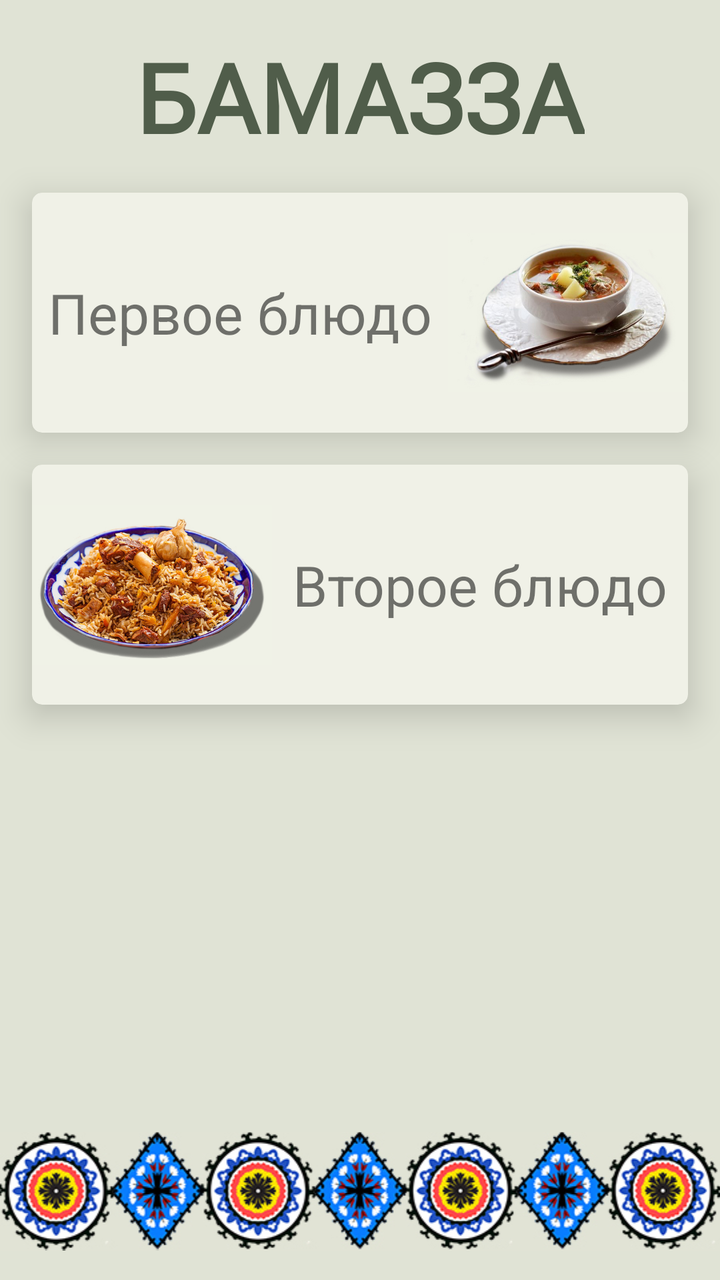
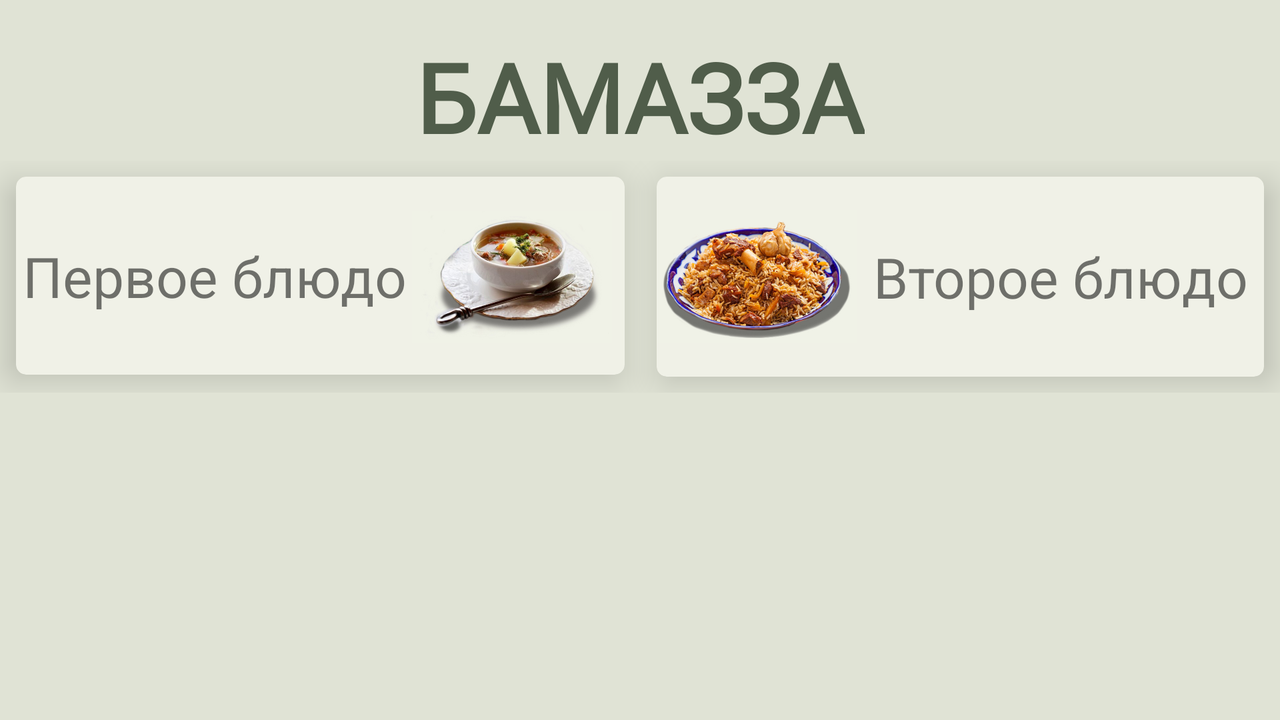

Compare how this app lays out the same screen by default and in its alternative resource folder. The renders come first, then the two layout files and the values they reference.
<!-- AndroidManifest.xml: application theme Theme.Tajik_recype -->
<!-- res/layout/fragment_start.xml -->
<?xml version="1.0" encoding="utf-8"?>
<androidx.constraintlayout.widget.ConstraintLayout xmlns:android="http://schemas.android.com/apk/res/android"
    xmlns:tools="http://schemas.android.com/tools"
    android:layout_width="match_parent"
    android:layout_height="match_parent"
    xmlns:app="http://schemas.android.com/apk/res-auto"
    android:background="@color/start_background"
    tools:context=".sreens.start.StartFragment">

    <TextView
        android:id="@+id/Logo"
        android:layout_width="wrap_content"
        android:layout_height="wrap_content"
        android:layout_margin="16dp"
        android:layout_marginTop="16dp"
        android:fontFamily="@font/amore_ctt"
        android:text="БАМАЗЗА"

        android:textColor="@color/logo"
        android:textSize="48sp"
        android:textStyle="bold"
        app:layout_constraintEnd_toEndOf="parent"
        app:layout_constraintStart_toStartOf="parent"
        app:layout_constraintTop_toTopOf="parent" />



    <androidx.cardview.widget.CardView android:layout_width="match_parent"
        android:layout_height="wrap_content"
        app:cardElevation="10dp"
        app:cardCornerRadius="5dp"
        android:layout_margin="16dp"
        app:cardPreventCornerOverlap="false"
        android:backgroundTint="@color/detail_color"
        app:layout_constraintStart_toStartOf="parent"
        app:layout_constraintEnd_toEndOf="parent"
        app:layout_constraintTop_toBottomOf="@+id/Logo"
        android:id="@+id/first_food"

        >
    <androidx.constraintlayout.widget.ConstraintLayout
        android:layout_width="match_parent"
        android:layout_height="wrap_content"
        android:id="@+id/btn_first_course"
        >

        <TextView
            android:id="@+id/first_recipe_tv"
            android:layout_width="wrap_content"
            android:layout_height="wrap_content"
            android:text="Первое блюдо"
            android:textSize="28sp"
            app:layout_constraintBottom_toBottomOf="parent"
            app:layout_constraintEnd_toStartOf="@+id/first_recipe_img"
            app:layout_constraintStart_toStartOf="parent"
            app:layout_constraintTop_toTopOf="parent" />

        <ImageView
            android:id="@+id/first_recipe_img"
            android:layout_width="120dp"
            android:layout_height="120dp"
            android:src="@drawable/homshurbo"
            app:layout_constraintBottom_toBottomOf="parent"
            app:layout_constraintEnd_toEndOf="parent"
            app:layout_constraintTop_toTopOf="parent"
            tools:ignore="NotSibling" />















    </androidx.constraintlayout.widget.ConstraintLayout>
    </androidx.cardview.widget.CardView>


    <androidx.cardview.widget.CardView
        android:id="@+id/cardView"
        android:layout_width="match_parent"
        android:layout_height="wrap_content"
        android:layout_margin="16dp"
        android:backgroundTint="@color/detail_color"
        app:cardCornerRadius="5dp"
        app:cardElevation="10dp"
        app:cardPreventCornerOverlap="false"
        app:layout_constraintEnd_toEndOf="parent"
        app:layout_constraintStart_toStartOf="parent"

        app:layout_constraintTop_toBottomOf="@+id/first_food">

        <androidx.constraintlayout.widget.ConstraintLayout
            android:id="@+id/btn_second_course"
            android:layout_width="match_parent"
            android:layout_height="wrap_content">

            <ImageView
                android:id="@+id/second_recipe_img"
                android:layout_width="120dp"
                android:layout_height="120dp"
                android:src="@drawable/osh"
                app:layout_constraintBottom_toBottomOf="parent"
                app:layout_constraintStart_toStartOf="parent"
                app:layout_constraintTop_toTopOf="parent" />

            <TextView
                android:layout_width="wrap_content"
                android:layout_height="wrap_content"
                android:text="Второе блюдо"
                android:textSize="28sp"
                app:layout_constraintBottom_toBottomOf="parent"
                app:layout_constraintEnd_toEndOf="parent"
                app:layout_constraintStart_toEndOf="@+id/second_recipe_img"
                app:layout_constraintTop_toTopOf="parent" />

            
            
            
            
            
            
            
            
            
            
            
            
            

        </androidx.constraintlayout.widget.ConstraintLayout>
    </androidx.cardview.widget.CardView>







    <ImageView
            android:layout_width="match_parent"
            android:layout_height="wrap_content"
            app:layout_constraintStart_toStartOf="parent"
            app:layout_constraintEnd_toEndOf="parent"
            app:layout_constraintBottom_toBottomOf="parent"
            android:src="@drawable/uzor"

            />


</androidx.constraintlayout.widget.ConstraintLayout>
<!-- resources referenced by this layout -->
<resources>
  <color name="detail_color">#f0f1e7</color>
  <color name="logo">#505d4a</color>
  <color name="start_background">#e0e3d5</color>
  <!-- drawable homshurbo: jpg bitmap (drawable, 134581 bytes) -->
  <!-- drawable osh: jpg bitmap (drawable, 260168 bytes) -->
  <!-- drawable uzor: jpg bitmap (drawable, 106992 bytes) -->
  <style name="Theme.Tajik_recype" parent="Theme.MaterialComponents.DayNight.NoActionBar">
          
          <item name="colorPrimary">@color/purple_500</item>
  
          <item name="colorPrimaryVariant">@color/teal_200</item>
          <item name="colorOnPrimary">@color/White</item>
          
          <item name="colorSecondary">@color/teal_200</item>
          <item name="colorSecondaryVariant">@color/teal_700</item>
          <item name="colorOnSecondary">@color/black</item>
          
          <item name="android:statusBarColor" tools:targetApi="l">?attr/colorPrimaryVariant</item>
          
      </style>
  <color name="purple_500">#FF6200EE</color>
  <color name="teal_200">#FF03DAC5</color>
  <color name="White">#FFFFFF</color>
  <color name="teal_700">#FF018786</color>
  <color name="black">#FF000000</color>
</resources>
<!-- res/layout-land/fragment_start.xml (the repository's variant of the layout above) -->
<!-- drawn on the phone turned sideways -->
<?xml version="1.0" encoding="utf-8"?>
<androidx.constraintlayout.widget.ConstraintLayout xmlns:android="http://schemas.android.com/apk/res/android"
    android:layout_width="match_parent"
    android:layout_height="match_parent"
    xmlns:app="http://schemas.android.com/apk/res-auto"
    android:background="@color/start_background"
    xmlns:tools="http://schemas.android.com/tools">


    <TextView
        android:id="@+id/Logo"
        android:layout_width="wrap_content"
        android:layout_height="wrap_content"
        android:layout_margin="16dp"
        android:layout_marginTop="16dp"
        android:fontFamily="@font/amore_ctt"
        android:text="БАМАЗЗА"

        android:textColor="@color/logo"
        android:textSize="48sp"
        android:textStyle="bold"
        app:layout_constraintEnd_toEndOf="parent"
        app:layout_constraintStart_toStartOf="parent"
        app:layout_constraintTop_toTopOf="parent" />


    <TableLayout
        android:layout_width="wrap_content"
        android:layout_height="wrap_content"
        android:gravity="center"
        app:layout_constraintTop_toBottomOf="@+id/Logo"
        app:layout_constraintStart_toStartOf="parent"
        app:layout_constraintEnd_toEndOf="parent"
        android:stretchColumns="*">

        <TableRow>

            <androidx.cardview.widget.CardView
                android:id="@+id/first_food"
                android:layout_width="wrap_content"
                android:layout_height="wrap_content"
                android:layout_margin="8dp"
                android:backgroundTint="@color/detail_color"
                app:cardCornerRadius="5dp"
                app:cardElevation="10dp"
                app:cardPreventCornerOverlap="false"
                app:layout_constraintStart_toStartOf="parent"
                app:layout_constraintTop_toBottomOf="@+id/Logo"

                >

                <androidx.constraintlayout.widget.ConstraintLayout
                    android:id="@+id/btn_first_course"
                    android:layout_width="298dp"
                    android:layout_height="99dp">

                    <TextView
                        android:id="@+id/first_recipe_tv"
                        android:layout_width="wrap_content"
                        android:layout_height="wrap_content"
                        android:text="Первое блюдо"
                        android:textSize="28sp"
                        android:padding="5dp"
                        app:layout_constraintBottom_toBottomOf="parent"
                        app:layout_constraintEnd_toStartOf="@+id/first_recipe_img"
                        app:layout_constraintStart_toStartOf="parent"
                        app:layout_constraintTop_toTopOf="parent" />

                    <ImageView
                        android:id="@+id/first_recipe_img"
                        android:layout_width="100dp"
                        android:layout_height="100dp"
                        android:src="@drawable/homshurbo"
                        app:layout_constraintBottom_toBottomOf="parent"
                        app:layout_constraintEnd_toEndOf="parent"
                        app:layout_constraintTop_toTopOf="parent"
                        tools:ignore="NotSibling" />
                    
                    
                    
                    
                    
                    
                    
                    
                    
                    
                    
                    
                    
                    
                    
                </androidx.constraintlayout.widget.ConstraintLayout>
            </androidx.cardview.widget.CardView>


    <androidx.cardview.widget.CardView
        android:layout_width="match_parent"
        android:layout_height="wrap_content"
        android:layout_margin="8dp"


        android:backgroundTint="@color/detail_color"
        app:cardCornerRadius="5dp"
        app:cardElevation="10dp"
        app:cardPreventCornerOverlap="false"
        app:layout_constraintBottom_toBottomOf="@+id/first_food"
        app:layout_constraintEnd_toEndOf="parent"
        app:layout_constraintStart_toEndOf="@+id/first_food"
        app:layout_constraintTop_toTopOf="@+id/first_food">

        <androidx.constraintlayout.widget.ConstraintLayout
            android:id="@+id/btn_second_course"
            android:layout_width="match_parent"
            android:layout_height="wrap_content">

            <ImageView
                android:id="@+id/second_recipe_img"
                android:layout_width="100dp"
                android:layout_height="100dp"
                android:src="@drawable/osh"
                app:layout_constraintBottom_toBottomOf="parent"
                app:layout_constraintStart_toStartOf="parent"
                app:layout_constraintTop_toTopOf="parent" />

            <TextView
                android:layout_width="wrap_content"
                android:layout_height="wrap_content"
                android:text="Второе блюдо"
                android:textSize="28sp"
                android:padding="5dp"
                app:layout_constraintBottom_toBottomOf="parent"
                app:layout_constraintEnd_toEndOf="parent"
                app:layout_constraintStart_toEndOf="@+id/second_recipe_img"
                app:layout_constraintTop_toTopOf="parent" />

            
            
            
            
            
            
            
            
            
            
            
            
            

        </androidx.constraintlayout.widget.ConstraintLayout>
    </androidx.cardview.widget.CardView>
        </TableRow>
    </TableLayout>

</androidx.constraintlayout.widget.ConstraintLayout>
<!-- resources referenced by the variant -->
<!-- as the phone turned sideways resolves them -->
<resources>
  <color name="detail_color">#f0f1e7</color>
  <color name="logo">#505d4a</color>
  <color name="start_background">#e0e3d5</color>
  <!-- drawable homshurbo: jpg bitmap (drawable, 134581 bytes) -->
  <!-- drawable osh: jpg bitmap (drawable, 260168 bytes) -->
  <style name="Theme.Tajik_recype" parent="Theme.MaterialComponents.DayNight.NoActionBar">
          
          <item name="colorPrimary">@color/purple_500</item>
  
          <item name="colorPrimaryVariant">@color/teal_200</item>
          <item name="colorOnPrimary">@color/White</item>
          
          <item name="colorSecondary">@color/teal_200</item>
          <item name="colorSecondaryVariant">@color/teal_700</item>
          <item name="colorOnSecondary">@color/black</item>
          
          <item name="android:statusBarColor" tools:targetApi="l">?attr/colorPrimaryVariant</item>
          
      </style>
  <color name="purple_500">#FF6200EE</color>
  <color name="teal_200">#FF03DAC5</color>
  <color name="White">#FFFFFF</color>
  <color name="teal_700">#FF018786</color>
  <color name="black">#FF000000</color>
</resources>
